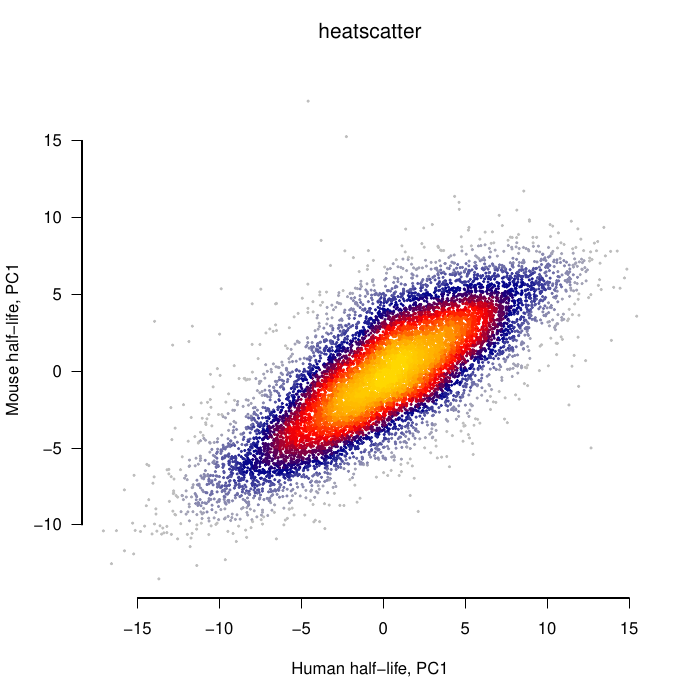

This figure's R source:
library(LSD)

a=read.delim("all_HLs_mouse_PC1.txt")
b=read.delim("all_HLs_human_PC1.txt")
c=read.delim("1to1_orthologs_expression.txt",F)
c=c[,1:2]
colnames(c)=c("humangene","mousegene")

c=merge(c,b,by=1)
c=merge(c,a,by.x=2,by.y=1)

"Sample size:"
nrow(c)
"Pearson"
cor(c$human_PC1, c$mouse_PC1)
"Spearman"
cor(c$human_PC1, c$mouse_PC1, method='spearman')

pdf("Fig2f.pdf")
heatscatter(c$human_PC1, c$mouse_PC1, xlab="Human half-life, PC1", ylab="Mouse half-life, PC1", bty='n', cex=0.3, las=1)
dev.off()
